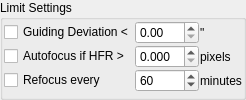
      <widget class="QGroupBox" name="optionsGroup">
       <property name="title">
        <string>Limit Settings</string>
       </property>
       <layout class="QGridLayout" name="gridLayout_2">
        <property name="leftMargin">
         <number>1</number>
        </property>
        <property name="topMargin">
         <number>1</number>
        </property>
        <property name="rightMargin">
         <number>1</number>
        </property>
        <property name="bottomMargin">
         <number>1</number>
        </property>
        <property name="spacing">
         <number>1</number>
        </property>
        <item row="1" column="3">
         <widget class="QLabel" name="textLabel1_2_5">
          <property name="toolTip">
           <string>Number of images to capture</string>
          </property>
          <property name="whatsThis">
           <string/>
          </property>
          <property name="text">
           <string>pixels</string>
          </property>
         </widget>
        </item>
        <item row="1" column="1">
         <widget class="QDoubleSpinBox" name="HFRPixels">
          <property name="enabled">
           <bool>true</bool>
          </property>
          <property name="decimals">
           <number>3</number>
          </property>
          <property name="minimum">
           <double>0.000000000000000</double>
          </property>
          <property name="maximum">
           <double>10.000000000000000</double>
          </property>
          <property name="singleStep">
           <double>0.100000000000000</double>
          </property>
          <property name="value">
           <double>0.000000000000000</double>
          </property>
         </widget>
        </item>
        <item row="2" column="0">
         <widget class="QCheckBox" name="refocusEveryNCheck">
          <property name="enabled">
           <bool>true</bool>
          </property>
          <property name="text">
           <string>Refocus every</string>
          </property>
         </widget>
        </item>
        <item row="0" column="1">
         <widget class="QDoubleSpinBox" name="guideDeviation">
          <property name="enabled">
           <bool>true</bool>
          </property>
          <property name="decimals">
           <number>2</number>
          </property>
          <property name="maximum">
           <double>30.000000000000000</double>
          </property>
          <property name="singleStep">
           <double>0.500000000000000</double>
          </property>
         </widget>
        </item>
        <item row="2" column="1">
         <widget class="QSpinBox" name="refocusEveryN">
          <property name="enabled">
           <bool>true</bool>
          </property>
          <property name="minimum">
           <number>1</number>
          </property>
          <property name="maximum">
           <number>999</number>
          </property>
          <property name="value">
           <number>60</number>
          </property>
         </widget>
        </item>
        <item row="1" column="0">
         <widget class="QCheckBox" name="autofocusCheck">
          <property name="enabled">
           <bool>true</bool>
          </property>
          <property name="toolTip">
           <string>Perform autofocusing once Half-Flux-Radius (HFR) value exceeds this limit</string>
          </property>
          <property name="text">
           <string>Autofocus if HFR &gt;</string>
          </property>
         </widget>
        </item>
        <item row="0" column="3">
         <widget class="QLabel" name="textLabel1_2_4">
          <property name="toolTip">
           <string>Number of images to capture</string>
          </property>
          <property name="whatsThis">
           <string/>
          </property>
          <property name="text">
           <string>&quot;</string>
          </property>
         </widget>
        </item>
        <item row="0" column="0">
         <widget class="QCheckBox" name="guideDeviationCheck">
          <property name="enabled">
           <bool>true</bool>
          </property>
          <property name="toolTip">
           <string>Abort sequence if guiding deviation exceed this value</string>
          </property>
          <property name="text">
           <string>Guiding Deviation &lt;</string>
          </property>
          <property name="checked">
           <bool>false</bool>
          </property>
         </widget>
        </item>
        <item row="2" column="3">
         <widget class="QLabel" name="textLabel_1_2_7">
          <property name="text">
           <string>minutes</string>
          </property>
         </widget>
        </item>
        <item row="3" column="1">
         <spacer name="verticalSpacer">
          <property name="orientation">
           <enum>Qt::Vertical</enum>
          </property>
          <property name="sizeHint" stdset="0">
           <size>
            <width>20</width>
            <height>1</height>
           </size>
          </property>
         </spacer>
        </item>
       </layout>
      </widget>
